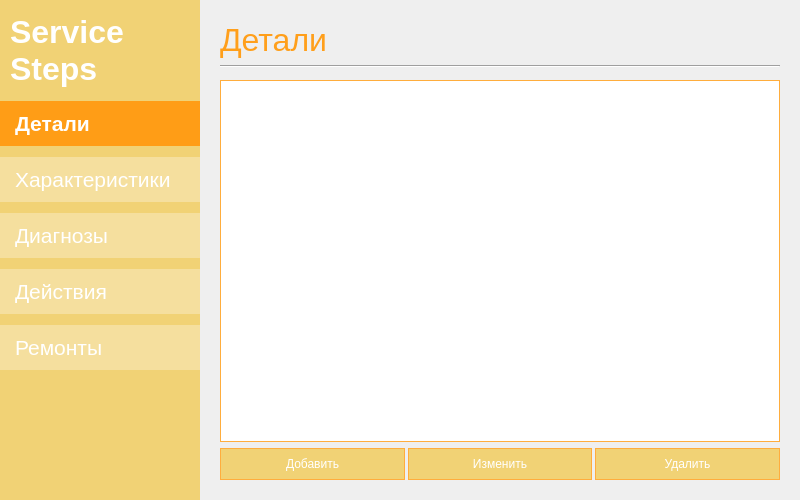
<?xml version="1.0" encoding="UTF-8"?>
<ui version="4.0">
 <class>MainWindow</class>
 <widget class="QMainWindow" name="MainWindow">
  <property name="geometry">
   <rect>
    <x>0</x>
    <y>0</y>
    <width>800</width>
    <height>500</height>
   </rect>
  </property>
  <property name="minimumSize">
   <size>
    <width>800</width>
    <height>500</height>
   </size>
  </property>
  <property name="maximumSize">
   <size>
    <width>800</width>
    <height>500</height>
   </size>
  </property>
  <property name="windowTitle">
   <string>Ремонт гитар</string>
  </property>
  <widget class="QWidget" name="centralwidget">
   <widget class="QWidget" name="sideMenu" native="true">
    <property name="geometry">
     <rect>
      <x>0</x>
      <y>0</y>
      <width>200</width>
      <height>500</height>
     </rect>
    </property>
    <property name="styleSheet">
     <string notr="true">QWidget{
	background-color: #f1d275;
}

QPushButton{
	background-color: rgba(255, 255, 255, 0.3);
	border: nune;
	padding: 10%;
	color: white;
	text-align: left;
	padding-left: 15%;
}

QPushButton:checked{
	background-color: #ff9d16;
	font-weight: bold;
}

QPushButton:hover{
	background-color: #ff9d16;
}</string>
    </property>
    <widget class="QLabel" name="label">
     <property name="geometry">
      <rect>
       <x>10</x>
       <y>10</y>
       <width>141</width>
       <height>81</height>
      </rect>
     </property>
     <property name="font">
      <font>
       <pointsize>24</pointsize>
       <bold>true</bold>
      </font>
     </property>
     <property name="styleSheet">
      <string notr="true">color: white;</string>
     </property>
     <property name="text">
      <string>Service
Steps</string>
     </property>
    </widget>
    <widget class="QWidget" name="layoutWidget">
     <property name="geometry">
      <rect>
       <x>0</x>
       <y>100</y>
       <width>201</width>
       <height>272</height>
      </rect>
     </property>
     <layout class="QVBoxLayout" name="verticalLayout">
      <property name="spacing">
       <number>10</number>
      </property>
      <property name="sizeConstraint">
       <enum>QLayout::SetDefaultConstraint</enum>
      </property>
      <item>
       <widget class="QPushButton" name="details_button">
        <property name="enabled">
         <bool>true</bool>
        </property>
        <property name="minimumSize">
         <size>
          <width>0</width>
          <height>0</height>
         </size>
        </property>
        <property name="font">
         <font>
          <pointsize>16</pointsize>
         </font>
        </property>
        <property name="mouseTracking">
         <bool>true</bool>
        </property>
        <property name="autoFillBackground">
         <bool>false</bool>
        </property>
        <property name="styleSheet">
         <string notr="true"/>
        </property>
        <property name="text">
         <string>Детали</string>
        </property>
        <property name="checkable">
         <bool>true</bool>
        </property>
        <property name="checked">
         <bool>true</bool>
        </property>
        <property name="autoRepeat">
         <bool>false</bool>
        </property>
        <property name="autoExclusive">
         <bool>true</bool>
        </property>
       </widget>
      </item>
      <item>
       <widget class="QPushButton" name="characteristics_button">
        <property name="enabled">
         <bool>true</bool>
        </property>
        <property name="minimumSize">
         <size>
          <width>0</width>
          <height>0</height>
         </size>
        </property>
        <property name="font">
         <font>
          <pointsize>16</pointsize>
         </font>
        </property>
        <property name="mouseTracking">
         <bool>true</bool>
        </property>
        <property name="autoFillBackground">
         <bool>false</bool>
        </property>
        <property name="styleSheet">
         <string notr="true"/>
        </property>
        <property name="text">
         <string>Характеристики</string>
        </property>
        <property name="checkable">
         <bool>true</bool>
        </property>
        <property name="autoRepeat">
         <bool>false</bool>
        </property>
        <property name="autoExclusive">
         <bool>true</bool>
        </property>
       </widget>
      </item>
      <item>
       <widget class="QPushButton" name="diagnostic_button">
        <property name="enabled">
         <bool>true</bool>
        </property>
        <property name="minimumSize">
         <size>
          <width>0</width>
          <height>0</height>
         </size>
        </property>
        <property name="font">
         <font>
          <pointsize>16</pointsize>
         </font>
        </property>
        <property name="mouseTracking">
         <bool>true</bool>
        </property>
        <property name="styleSheet">
         <string notr="true"/>
        </property>
        <property name="text">
         <string>Диагнозы</string>
        </property>
        <property name="checkable">
         <bool>true</bool>
        </property>
        <property name="autoRepeat">
         <bool>false</bool>
        </property>
        <property name="autoExclusive">
         <bool>true</bool>
        </property>
       </widget>
      </item>
      <item>
       <widget class="QPushButton" name="actions_button">
        <property name="enabled">
         <bool>true</bool>
        </property>
        <property name="minimumSize">
         <size>
          <width>0</width>
          <height>0</height>
         </size>
        </property>
        <property name="font">
         <font>
          <pointsize>16</pointsize>
         </font>
        </property>
        <property name="mouseTracking">
         <bool>true</bool>
        </property>
        <property name="autoFillBackground">
         <bool>false</bool>
        </property>
        <property name="styleSheet">
         <string notr="true"/>
        </property>
        <property name="text">
         <string>Действия</string>
        </property>
        <property name="checkable">
         <bool>true</bool>
        </property>
        <property name="autoRepeat">
         <bool>false</bool>
        </property>
        <property name="autoExclusive">
         <bool>true</bool>
        </property>
       </widget>
      </item>
      <item>
       <widget class="QPushButton" name="repairs_button">
        <property name="enabled">
         <bool>true</bool>
        </property>
        <property name="minimumSize">
         <size>
          <width>0</width>
          <height>0</height>
         </size>
        </property>
        <property name="font">
         <font>
          <pointsize>16</pointsize>
         </font>
        </property>
        <property name="mouseTracking">
         <bool>true</bool>
        </property>
        <property name="styleSheet">
         <string notr="true"/>
        </property>
        <property name="text">
         <string>Ремонты</string>
        </property>
        <property name="checkable">
         <bool>true</bool>
        </property>
        <property name="autoRepeat">
         <bool>false</bool>
        </property>
        <property name="autoExclusive">
         <bool>true</bool>
        </property>
       </widget>
      </item>
     </layout>
    </widget>
   </widget>
   <widget class="QStackedWidget" name="stackedWidget">
    <property name="geometry">
     <rect>
      <x>220</x>
      <y>20</y>
      <width>560</width>
      <height>460</height>
     </rect>
    </property>
    <property name="currentIndex">
     <number>0</number>
    </property>
    <widget class="QWidget" name="details_page">
     <property name="autoFillBackground">
      <bool>false</bool>
     </property>
     <property name="styleSheet">
      <string notr="true">Line{
	background-color: #ffb146;
	border: none;
}

QLabel{
	color: #ff9f1b;
}

QPushButton{
	color:white;
	background-color: #f1d275;
	border: 1px solid #ffad3d;
	height: 30px;
}

QPushButton:pressed{
	background-color: #ff9d16;
	font-weight: bold;
}

QPushButton:hover{
	background-color: #ff9d16;
}

QTableView{
	border: 1px solid #ffad3d;
}

QTableView::item{
	border: 1px solid #ffad3d;
	color: #ffa120;
}

QTableView::item:selected{
	background-color: #ffad3d;
	color: white;
}

QHeaderView{
	width:100%;
	background-color: #ffa120;
	color: white;
	border: none;
	font-weight: bold;
	padding: 2px;
}

</string>
     </property>
     <widget class="Line" name="line_2">
      <property name="geometry">
       <rect>
        <x>0</x>
        <y>45</y>
        <width>560</width>
        <height>2</height>
       </rect>
      </property>
      <property name="autoFillBackground">
       <bool>false</bool>
      </property>
      <property name="orientation">
       <enum>Qt::Horizontal</enum>
      </property>
     </widget>
     <widget class="QLabel" name="label_2">
      <property name="geometry">
       <rect>
        <x>0</x>
        <y>0</y>
        <width>560</width>
        <height>40</height>
       </rect>
      </property>
      <property name="font">
       <font>
        <pointsize>24</pointsize>
       </font>
      </property>
      <property name="text">
       <string>Детали</string>
      </property>
     </widget>
     <widget class="QWidget" name="details_data" native="true">
      <property name="geometry">
       <rect>
        <x>0</x>
        <y>60</y>
        <width>560</width>
        <height>400</height>
       </rect>
      </property>
      <layout class="QVBoxLayout" name="verticalLayout_2">
       <property name="leftMargin">
        <number>0</number>
       </property>
       <property name="topMargin">
        <number>0</number>
       </property>
       <property name="rightMargin">
        <number>0</number>
       </property>
       <property name="bottomMargin">
        <number>0</number>
       </property>
       <item>
        <widget class="QTableView" name="detaild_table">
         <property name="sizeAdjustPolicy">
          <enum>QAbstractScrollArea::AdjustToContents</enum>
         </property>
         <property name="editTriggers">
          <set>QAbstractItemView::NoEditTriggers</set>
         </property>
         <property name="dragDropOverwriteMode">
          <bool>false</bool>
         </property>
         <property name="dragDropMode">
          <enum>QAbstractItemView::NoDragDrop</enum>
         </property>
         <property name="selectionMode">
          <enum>QAbstractItemView::SingleSelection</enum>
         </property>
         <property name="selectionBehavior">
          <enum>QAbstractItemView::SelectRows</enum>
         </property>
         <attribute name="horizontalHeaderCascadingSectionResizes">
          <bool>true</bool>
         </attribute>
         <attribute name="horizontalHeaderStretchLastSection">
          <bool>true</bool>
         </attribute>
         <attribute name="verticalHeaderVisible">
          <bool>false</bool>
         </attribute>
        </widget>
       </item>
       <item>
        <layout class="QHBoxLayout" name="horizontalLayout">
         <property name="spacing">
          <number>3</number>
         </property>
         <item>
          <widget class="QPushButton" name="add_detail">
           <property name="text">
            <string>Добавить</string>
           </property>
           <property name="checkable">
            <bool>true</bool>
           </property>
           <property name="checked">
            <bool>false</bool>
           </property>
          </widget>
         </item>
         <item>
          <widget class="QPushButton" name="edit__detail">
           <property name="text">
            <string>Изменить</string>
           </property>
           <property name="checkable">
            <bool>true</bool>
           </property>
          </widget>
         </item>
         <item>
          <widget class="QPushButton" name="delite_detail">
           <property name="text">
            <string>Удалить</string>
           </property>
           <property name="checkable">
            <bool>true</bool>
           </property>
          </widget>
         </item>
        </layout>
       </item>
      </layout>
     </widget>
    </widget>
    <widget class="QWidget" name="diagnistic_page">
     <property name="styleSheet">
      <string notr="true">Line{
	background-color: #ffb146;
	border: none;
}

QLabel{
	color: #ff9f1b;
}

QPushButton{
	color:white;
	background-color: #f1d275;
	border: 1px solid #ffad3d;
	height: 30px;
}

QPushButton:pressed{
	background-color: #ff9d16;
	font-weight: bold;
}

QPushButton:hover{
	background-color: #ff9d16;
}

QComboBox {
	border: 1px solid #ffad3d;
	font-size: 14pt;
}

QTableView{
	border: 1px solid #ffad3d;
}

QTableView::item{
	border: 1px solid #ffad3d;
	color: #ffa120;
}

QTableView::item:selected{
	background-color: #ffad3d;
	color: white;
}

QHeaderView{
	width:100%;
	background-color: #ffa120;
	color: white;
	border: none;
	font-weight: bold;
	padding: 2px;
}

</string>
     </property>
     <widget class="QLabel" name="label_3">
      <property name="geometry">
       <rect>
        <x>0</x>
        <y>0</y>
        <width>560</width>
        <height>40</height>
       </rect>
      </property>
      <property name="font">
       <font>
        <pointsize>24</pointsize>
       </font>
      </property>
      <property name="text">
       <string>Диагнозы</string>
      </property>
     </widget>
     <widget class="Line" name="line_4">
      <property name="geometry">
       <rect>
        <x>0</x>
        <y>45</y>
        <width>560</width>
        <height>2</height>
       </rect>
      </property>
      <property name="autoFillBackground">
       <bool>false</bool>
      </property>
      <property name="orientation">
       <enum>Qt::Horizontal</enum>
      </property>
     </widget>
     <widget class="QComboBox" name="choose_diagnostic">
      <property name="geometry">
       <rect>
        <x>0</x>
        <y>60</y>
        <width>560</width>
        <height>26</height>
       </rect>
      </property>
      <property name="font">
       <font>
        <pointsize>14</pointsize>
       </font>
      </property>
      <property name="editable">
       <bool>false</bool>
      </property>
      <property name="placeholderText">
       <string>Выберете диагноз</string>
      </property>
     </widget>
     <widget class="QWidget" name="actions_data_1" native="true">
      <property name="geometry">
       <rect>
        <x>0</x>
        <y>130</y>
        <width>560</width>
        <height>320</height>
       </rect>
      </property>
      <layout class="QVBoxLayout" name="verticalLayout_8">
       <property name="leftMargin">
        <number>0</number>
       </property>
       <property name="topMargin">
        <number>0</number>
       </property>
       <property name="rightMargin">
        <number>0</number>
       </property>
       <property name="bottomMargin">
        <number>0</number>
       </property>
       <item>
        <widget class="QTableView" name="diagnostic_characteristic_table">
         <property name="sizeAdjustPolicy">
          <enum>QAbstractScrollArea::AdjustToContents</enum>
         </property>
         <property name="editTriggers">
          <set>QAbstractItemView::NoEditTriggers</set>
         </property>
         <property name="dragDropOverwriteMode">
          <bool>false</bool>
         </property>
         <property name="selectionMode">
          <enum>QAbstractItemView::SingleSelection</enum>
         </property>
         <property name="selectionBehavior">
          <enum>QAbstractItemView::SelectRows</enum>
         </property>
         <attribute name="horizontalHeaderCascadingSectionResizes">
          <bool>true</bool>
         </attribute>
         <attribute name="horizontalHeaderStretchLastSection">
          <bool>true</bool>
         </attribute>
         <attribute name="verticalHeaderVisible">
          <bool>false</bool>
         </attribute>
        </widget>
       </item>
       <item>
        <layout class="QHBoxLayout" name="horizontalLayout_7">
         <property name="spacing">
          <number>3</number>
         </property>
         <item>
          <widget class="QPushButton" name="add_diagnostic_characteristic">
           <property name="text">
            <string>Добавить характеристику</string>
           </property>
           <property name="checkable">
            <bool>true</bool>
           </property>
           <property name="checked">
            <bool>false</bool>
           </property>
          </widget>
         </item>
         <item>
          <widget class="QPushButton" name="delite_diagnostic_characteristic">
           <property name="text">
            <string>Удалить характеристику</string>
           </property>
           <property name="checkable">
            <bool>true</bool>
           </property>
          </widget>
         </item>
        </layout>
       </item>
      </layout>
     </widget>
     <widget class="QWidget" name="widget_2" native="true">
      <property name="geometry">
       <rect>
        <x>0</x>
        <y>90</y>
        <width>560</width>
        <height>34</height>
       </rect>
      </property>
      <property name="sizePolicy">
       <sizepolicy hsizetype="Maximum" vsizetype="Maximum">
        <horstretch>0</horstretch>
        <verstretch>0</verstretch>
       </sizepolicy>
      </property>
      <property name="minimumSize">
       <size>
        <width>560</width>
        <height>34</height>
       </size>
      </property>
      <layout class="QHBoxLayout" name="horizontalLayout_9">
       <property name="spacing">
        <number>3</number>
       </property>
       <property name="leftMargin">
        <number>0</number>
       </property>
       <property name="topMargin">
        <number>0</number>
       </property>
       <property name="rightMargin">
        <number>0</number>
       </property>
       <property name="bottomMargin">
        <number>0</number>
       </property>
       <item>
        <widget class="QPushButton" name="update_diagnostic">
         <property name="text">
          <string>Обновть таблицу</string>
         </property>
         <property name="checkable">
          <bool>true</bool>
         </property>
        </widget>
       </item>
       <item>
        <widget class="QPushButton" name="add_diagnostic">
         <property name="text">
          <string>Добавить диагноз</string>
         </property>
         <property name="checkable">
          <bool>true</bool>
         </property>
         <property name="checked">
          <bool>false</bool>
         </property>
        </widget>
       </item>
       <item>
        <widget class="QPushButton" name="delite_diagnostic">
         <property name="text">
          <string>Удалить диагноз</string>
         </property>
         <property name="checkable">
          <bool>true</bool>
         </property>
        </widget>
       </item>
      </layout>
     </widget>
    </widget>
    <widget class="QWidget" name="actions_page">
     <property name="styleSheet">
      <string notr="true">Line{
	background-color: #ffb146;
	border: none;
}

QLabel{
	color: #ff9f1b;
}

QPushButton{
	color:white;
	background-color: #f1d275;
	border: 1px solid #ffad3d;
	height: 30px;
}

QPushButton:pressed{
	background-color: #ff9d16;
	font-weight: bold;
}

QPushButton:hover{
	background-color: #ff9d16;
}

QTableView{
	border: 1px solid #ffad3d;
}

QTableView::item{
	border: 1px solid #ffad3d;
	color: #ffa120;
}

QTableView::item:selected{
	background-color: #ffad3d;
	color: white;
}

QHeaderView{
	width:100%;
	background-color: #ffa120;
	color: white;
	border: none;
	font-weight: bold;
	padding: 2px;
}

</string>
     </property>
     <widget class="QLabel" name="label_6">
      <property name="geometry">
       <rect>
        <x>0</x>
        <y>0</y>
        <width>560</width>
        <height>40</height>
       </rect>
      </property>
      <property name="font">
       <font>
        <pointsize>24</pointsize>
       </font>
      </property>
      <property name="text">
       <string>Действия</string>
      </property>
     </widget>
     <widget class="Line" name="line_6">
      <property name="geometry">
       <rect>
        <x>0</x>
        <y>45</y>
        <width>560</width>
        <height>2</height>
       </rect>
      </property>
      <property name="autoFillBackground">
       <bool>false</bool>
      </property>
      <property name="orientation">
       <enum>Qt::Horizontal</enum>
      </property>
     </widget>
     <widget class="QWidget" name="actions_data_" native="true">
      <property name="geometry">
       <rect>
        <x>0</x>
        <y>60</y>
        <width>560</width>
        <height>400</height>
       </rect>
      </property>
      <layout class="QVBoxLayout" name="verticalLayout_7">
       <property name="leftMargin">
        <number>0</number>
       </property>
       <property name="topMargin">
        <number>0</number>
       </property>
       <property name="rightMargin">
        <number>0</number>
       </property>
       <property name="bottomMargin">
        <number>0</number>
       </property>
       <item>
        <widget class="QTableView" name="actions_table">
         <property name="sizeAdjustPolicy">
          <enum>QAbstractScrollArea::AdjustToContents</enum>
         </property>
         <property name="editTriggers">
          <set>QAbstractItemView::NoEditTriggers</set>
         </property>
         <property name="selectionMode">
          <enum>QAbstractItemView::SingleSelection</enum>
         </property>
         <property name="selectionBehavior">
          <enum>QAbstractItemView::SelectRows</enum>
         </property>
         <attribute name="horizontalHeaderCascadingSectionResizes">
          <bool>true</bool>
         </attribute>
         <attribute name="horizontalHeaderStretchLastSection">
          <bool>true</bool>
         </attribute>
         <attribute name="verticalHeaderVisible">
          <bool>false</bool>
         </attribute>
         <attribute name="verticalHeaderHighlightSections">
          <bool>false</bool>
         </attribute>
        </widget>
       </item>
       <item>
        <layout class="QHBoxLayout" name="horizontalLayout_6">
         <property name="spacing">
          <number>3</number>
         </property>
         <item>
          <widget class="QPushButton" name="add_action">
           <property name="text">
            <string>Добавить</string>
           </property>
           <property name="checkable">
            <bool>true</bool>
           </property>
           <property name="checked">
            <bool>false</bool>
           </property>
          </widget>
         </item>
         <item>
          <widget class="QPushButton" name="edit__action">
           <property name="text">
            <string>Изменить</string>
           </property>
           <property name="checkable">
            <bool>true</bool>
           </property>
          </widget>
         </item>
         <item>
          <widget class="QPushButton" name="delite_action">
           <property name="text">
            <string>Удалить</string>
           </property>
           <property name="checkable">
            <bool>true</bool>
           </property>
          </widget>
         </item>
        </layout>
       </item>
      </layout>
     </widget>
    </widget>
    <widget class="QWidget" name="repair_page">
     <property name="styleSheet">
      <string notr="true">Line{
	background-color: #ffb146;
	border: none;
}

QLabel{
	color: #ff9f1b;
}

QPushButton{
	color:white;
	background-color: #f1d275;
	border: 1px solid #ffad3d;
	height: 30px;
}

QPushButton:pressed{
	background-color: #ff9d16;
	font-weight: bold;
}

QPushButton:hover{
	background-color: #ff9d16;
}

QTableView{
	border: 1px solid #ffad3d;
}

QTableView::item{
	border: 1px solid #ffad3d;
	color: #ffa120;
}

QTableView::item:selected{
	background-color: #ffad3d;
	color: white;
}

QHeaderView{
	width:100%;
	background-color: #ffa120;
	color: white;
	border: none;
	font-weight: bold;
	padding: 2px;
}

</string>
     </property>
     <widget class="QLabel" name="label_4">
      <property name="geometry">
       <rect>
        <x>0</x>
        <y>0</y>
        <width>560</width>
        <height>40</height>
       </rect>
      </property>
      <property name="font">
       <font>
        <pointsize>24</pointsize>
       </font>
      </property>
      <property name="text">
       <string>Ремонты</string>
      </property>
     </widget>
     <widget class="Line" name="line_3">
      <property name="geometry">
       <rect>
        <x>0</x>
        <y>45</y>
        <width>560</width>
        <height>2</height>
       </rect>
      </property>
      <property name="autoFillBackground">
       <bool>false</bool>
      </property>
      <property name="orientation">
       <enum>Qt::Horizontal</enum>
      </property>
     </widget>
     <widget class="QComboBox" name="choose_diagnostic_repair">
      <property name="geometry">
       <rect>
        <x>0</x>
        <y>60</y>
        <width>560</width>
        <height>26</height>
       </rect>
      </property>
      <property name="font">
       <font>
        <pointsize>14</pointsize>
       </font>
      </property>
      <property name="placeholderText">
       <string>Выберете диагноз</string>
      </property>
     </widget>
     <widget class="QComboBox" name="choose_repair_plan">
      <property name="geometry">
       <rect>
        <x>0</x>
        <y>90</y>
        <width>560</width>
        <height>26</height>
       </rect>
      </property>
      <property name="font">
       <font>
        <pointsize>14</pointsize>
       </font>
      </property>
      <property name="placeholderText">
       <string>Выберете способ ремонта</string>
      </property>
     </widget>
     <widget class="QWidget" name="widget_3" native="true">
      <property name="geometry">
       <rect>
        <x>0</x>
        <y>120</y>
        <width>560</width>
        <height>34</height>
       </rect>
      </property>
      <property name="sizePolicy">
       <sizepolicy hsizetype="Maximum" vsizetype="Maximum">
        <horstretch>0</horstretch>
        <verstretch>0</verstretch>
       </sizepolicy>
      </property>
      <property name="minimumSize">
       <size>
        <width>560</width>
        <height>34</height>
       </size>
      </property>
      <layout class="QHBoxLayout" name="horizontalLayout_10">
       <property name="spacing">
        <number>3</number>
       </property>
       <property name="leftMargin">
        <number>0</number>
       </property>
       <property name="topMargin">
        <number>0</number>
       </property>
       <property name="rightMargin">
        <number>0</number>
       </property>
       <property name="bottomMargin">
        <number>0</number>
       </property>
       <item>
        <widget class="QPushButton" name="add_repair_plan">
         <property name="text">
          <string>Добавить способ ремонта</string>
         </property>
         <property name="checkable">
          <bool>true</bool>
         </property>
         <property name="checked">
          <bool>false</bool>
         </property>
        </widget>
       </item>
       <item>
        <widget class="QPushButton" name="edit_repair_plan">
         <property name="text">
          <string>Изменить способ ремонта</string>
         </property>
         <property name="checkable">
          <bool>true</bool>
         </property>
        </widget>
       </item>
       <item>
        <widget class="QPushButton" name="delite_repair_plan">
         <property name="text">
          <string>Удалить способ ремонта</string>
         </property>
         <property name="checkable">
          <bool>true</bool>
         </property>
        </widget>
       </item>
      </layout>
     </widget>
     <widget class="QWidget" name="actions_data_2" native="true">
      <property name="geometry">
       <rect>
        <x>0</x>
        <y>160</y>
        <width>560</width>
        <height>290</height>
       </rect>
      </property>
      <layout class="QVBoxLayout" name="verticalLayout_9">
       <property name="leftMargin">
        <number>0</number>
       </property>
       <property name="topMargin">
        <number>0</number>
       </property>
       <property name="rightMargin">
        <number>0</number>
       </property>
       <property name="bottomMargin">
        <number>0</number>
       </property>
       <item>
        <widget class="QTableView" name="repairs_table">
         <property name="sizeAdjustPolicy">
          <enum>QAbstractScrollArea::AdjustToContents</enum>
         </property>
         <property name="editTriggers">
          <set>QAbstractItemView::NoEditTriggers</set>
         </property>
         <property name="selectionMode">
          <enum>QAbstractItemView::SingleSelection</enum>
         </property>
         <property name="selectionBehavior">
          <enum>QAbstractItemView::SelectRows</enum>
         </property>
         <attribute name="horizontalHeaderCascadingSectionResizes">
          <bool>true</bool>
         </attribute>
         <attribute name="horizontalHeaderStretchLastSection">
          <bool>true</bool>
         </attribute>
         <attribute name="verticalHeaderVisible">
          <bool>false</bool>
         </attribute>
        </widget>
       </item>
       <item>
        <layout class="QHBoxLayout" name="horizontalLayout_11">
         <property name="spacing">
          <number>3</number>
         </property>
         <item>
          <widget class="QPushButton" name="add_repair">
           <property name="text">
            <string>Добавить шаг</string>
           </property>
           <property name="checkable">
            <bool>true</bool>
           </property>
           <property name="checked">
            <bool>false</bool>
           </property>
          </widget>
         </item>
         <item>
          <widget class="QPushButton" name="edit_repair">
           <property name="text">
            <string>Изменить шаг</string>
           </property>
           <property name="checkable">
            <bool>true</bool>
           </property>
          </widget>
         </item>
         <item>
          <widget class="QPushButton" name="delite_repair">
           <property name="text">
            <string>Удалить шаг</string>
           </property>
           <property name="checkable">
            <bool>true</bool>
           </property>
          </widget>
         </item>
        </layout>
       </item>
      </layout>
     </widget>
    </widget>
    <widget class="QWidget" name="characteristics_page">
     <property name="styleSheet">
      <string notr="true">Line{
	background-color: #ffb146;
	border: none;
}

QLabel{
	color: #ff9f1b;
}

QPushButton{
	color:white;
	background-color: #f1d275;
	border: 1px solid #ffad3d;
	height: 30px;
}

QPushButton:pressed{
	background-color: #ff9d16;
	font-weight: bold;
}

QPushButton:hover{
	background-color: #ff9d16;
}

QTableView{
	border: 1px solid #ffad3d;
}

QTableView::item{
	border: 1px solid #ffad3d;
	color: #ffa120;
}

QTableView::item:selected{
	background-color: #ffad3d;
	color: white;
}

QHeaderView{
	width:100%;
	background-color: #ffa120;
	color: white;
	border: none;
	font-weight: bold;
	padding: 2px;
}

</string>
     </property>
     <widget class="QLabel" name="label_5">
      <property name="geometry">
       <rect>
        <x>0</x>
        <y>0</y>
        <width>560</width>
        <height>40</height>
       </rect>
      </property>
      <property name="font">
       <font>
        <pointsize>24</pointsize>
       </font>
      </property>
      <property name="text">
       <string>Характеристики</string>
      </property>
     </widget>
     <widget class="Line" name="line_5">
      <property name="geometry">
       <rect>
        <x>0</x>
        <y>45</y>
        <width>560</width>
        <height>2</height>
       </rect>
      </property>
      <property name="autoFillBackground">
       <bool>false</bool>
      </property>
      <property name="orientation">
       <enum>Qt::Horizontal</enum>
      </property>
     </widget>
     <widget class="QWidget" name="characteristics_data" native="true">
      <property name="geometry">
       <rect>
        <x>0</x>
        <y>60</y>
        <width>560</width>
        <height>400</height>
       </rect>
      </property>
      <layout class="QVBoxLayout" name="verticalLayout_4">
       <property name="leftMargin">
        <number>0</number>
       </property>
       <property name="topMargin">
        <number>0</number>
       </property>
       <property name="rightMargin">
        <number>0</number>
       </property>
       <property name="bottomMargin">
        <number>0</number>
       </property>
       <item>
        <widget class="QTableView" name="chatacteristics_table">
         <property name="sizeAdjustPolicy">
          <enum>QAbstractScrollArea::AdjustToContents</enum>
         </property>
         <property name="editTriggers">
          <set>QAbstractItemView::NoEditTriggers</set>
         </property>
         <property name="selectionMode">
          <enum>QAbstractItemView::SingleSelection</enum>
         </property>
         <property name="selectionBehavior">
          <enum>QAbstractItemView::SelectRows</enum>
         </property>
         <attribute name="horizontalHeaderCascadingSectionResizes">
          <bool>true</bool>
         </attribute>
         <attribute name="horizontalHeaderStretchLastSection">
          <bool>true</bool>
         </attribute>
         <attribute name="verticalHeaderVisible">
          <bool>false</bool>
         </attribute>
        </widget>
       </item>
       <item>
        <layout class="QHBoxLayout" name="horizontalLayout_3">
         <property name="spacing">
          <number>3</number>
         </property>
         <item>
          <widget class="QPushButton" name="add_characteristic">
           <property name="text">
            <string>Добавить</string>
           </property>
           <property name="checkable">
            <bool>true</bool>
           </property>
           <property name="checked">
            <bool>false</bool>
           </property>
          </widget>
         </item>
         <item>
          <widget class="QPushButton" name="delite_characteristic">
           <property name="text">
            <string>Удалить</string>
           </property>
           <property name="checkable">
            <bool>true</bool>
           </property>
          </widget>
         </item>
        </layout>
       </item>
      </layout>
     </widget>
    </widget>
   </widget>
  </widget>
 </widget>
 <resources/>
 <connections/>
</ui>
